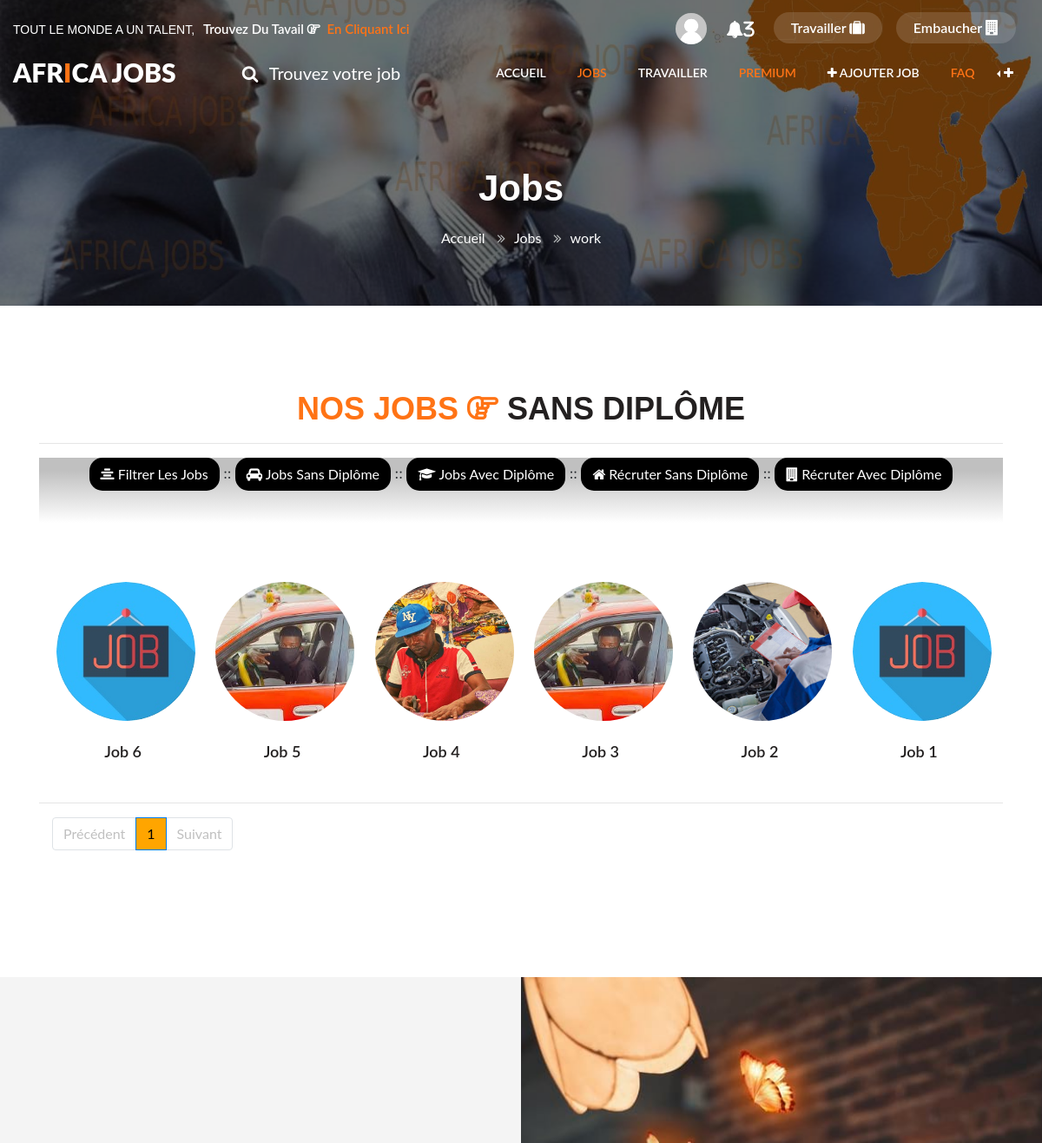
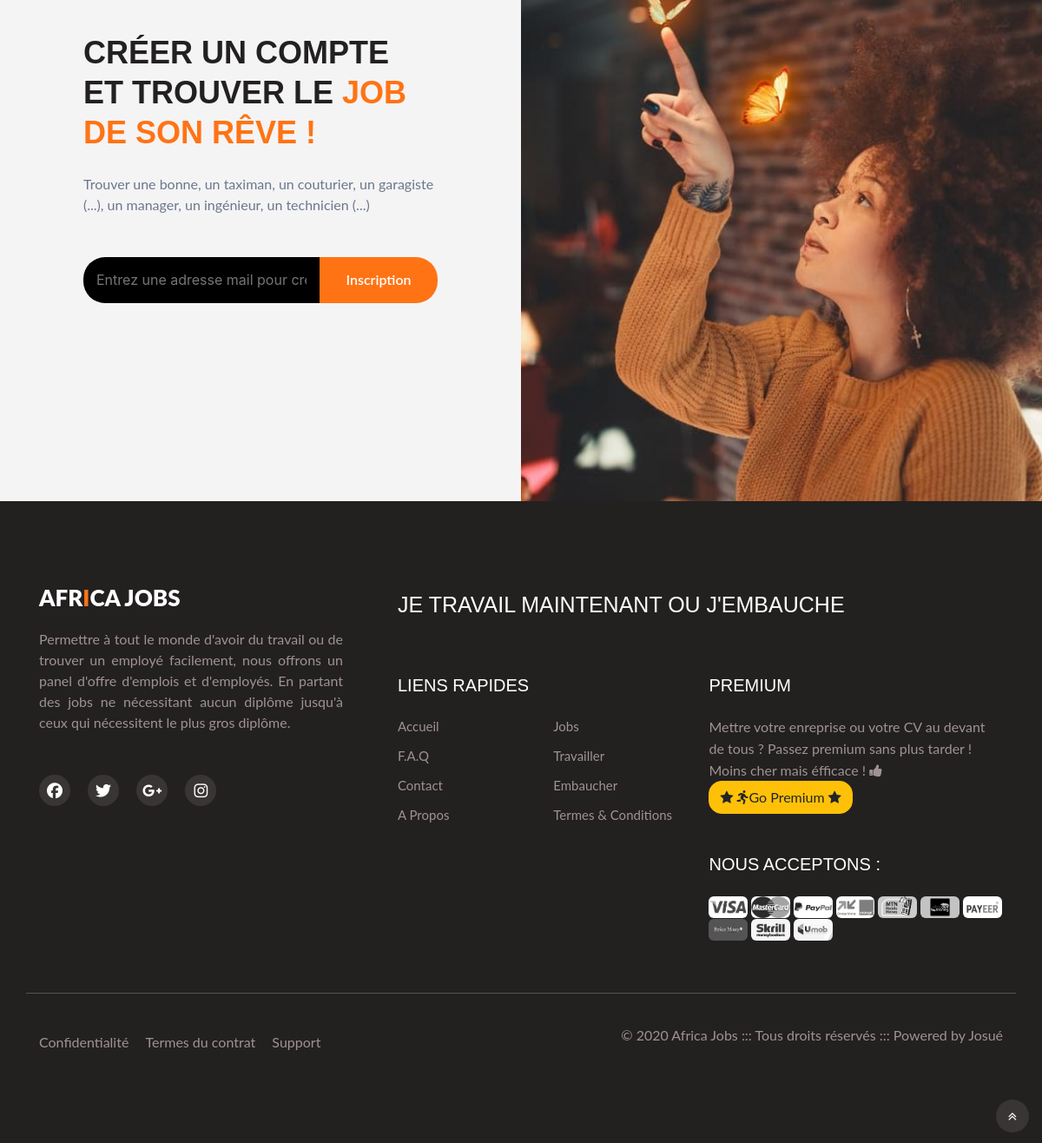
Page /jobs.php?type=work&categorie=sans-diplome on the committed database (2 pictures, top to bottom).
### tables this page shows
CREATE TABLE `clients` (
  `cl_id` int(11) NOT NULL,
  `cl_nom` varchar(20) NOT NULL,
  `cl_telephone` varchar(15) DEFAULT NULL,
  `cl_mail` varchar(60) DEFAULT NULL,
  `cl_mdp` varchar(100) NOT NULL,
  `cl_photo` varchar(20) NOT NULL DEFAULT 'user-default.png',
  `cl_type` varchar(10) NOT NULL,
  `cl_cherche_job` tinyint(1) NOT NULL DEFAULT '1',
  `cl_diplome` varchar(15) NOT NULL,
  `cl_niveau` varchar(50) DEFAULT NULL,
  `cl_description` tinytext,
  `cl_cv` varchar(20) DEFAULT NULL,
  `cl_derniere_co` date NOT NULL,
  `cl_date` date NOT NULL,
  `cl_accord_site` tinyint(1) NOT NULL DEFAULT '1'
);

CREATE TABLE `jobs` (
  `jb_id` int(11) NOT NULL,
  `cl_id` int(11) NOT NULL,
  `jb_titre` varchar(50) NOT NULL,
  `jb_description` text NOT NULL,
  `jb_photo` varchar(20) NOT NULL DEFAULT 'job-default.jpg',
  `jb_pays` varchar(30) NOT NULL,
  `jb_ville` varchar(30) NOT NULL,
  `jb_type` varchar(15) NOT NULL,
  `jb_categorie` varchar(15) NOT NULL,
  `jb_duree` varchar(10) NOT NULL,
  `jb_niveau` varchar(30) NOT NULL,
  `jb_date` date NOT NULL
);

### assets/includes/constants.php (called while the page is built, shortened)
<?php
$nom_site = "Africa Jobs";
?>

### assets/includes/functions.php (the view, shortened to what this page needs)
	<?php
function jobSection($Elt, $EltTxt, $type, $categorie, $cat, $groupe){
	include('assets/includes/identifiants.php');
	?>
	<section class="w3l-grids-hny-2">
		<div class="grids-hny-2-mian py-5">
			<div class="container py-lg-5">
				<h3 class="hny-title mb-0 text-center"><span>Nos Jobs</span> <span class="fa fa-hand-o-right"></span> <?php echo $EltTxt ?></h3>
				<hr>
				<div style="position:sticky; top:0px; text-align:center; background-image: linear-gradient(silver 20%, rgba(255,255,255,0.1)); padding-left:7px; padding-right:7px; padding-bottom:35px; z-index:990;">
					<button class="btn btn-default" onclick="openNav()" style="border-radius:15px; background:#000; color:#fff; margin-bottom:2px;"><span class="fa fa-align-center"></span> Filtrer Les Jobs</button> ::
					<a href="jobs.php?type=work&categorie=sans-diplome"><button class="btn btn-default" onclick="openNav()" style="border-radius:15px; background:#000; color:#fff; margin-bottom:2px;"><span class="fa fa-car"></span> Jobs Sans Diplôme</button></a> ::
					<a href="jobs.php?type=work&categorie=avec-diplome"><button class="btn btn-default" onclick="openNav()" style="border-radius:15px; background:#000; color:#fff; margin-bottom:2px;"><span class="fa fa-graduation-cap"></span> Jobs Avec Diplôme</button></a> ::
					<a href="jobs.php?type=hire&categorie=sans-diplome"><button class="btn btn-default" onclick="openNav()" style="border-radius:15px; background:#000; color:#fff; margin-bottom:2px;"><span class="fa fa-home"></span> Récruter Sans Diplôme</button></a> ::
					<a href="jobs.php?type=hire&categorie=avec-diplome"><button class="btn btn-default" style="border-radius:15px; background:#000; color:#fff; margin-bottom:2px;"><span class="fa fa-building"></span> Récruter Avec Diplôme</button></a>
				</div>
				<div class="welcome-grids row mt-5" id="main">
					<?php
					$page=(isset($_GET['p']))?(htmlspecialchars($_GET['p'])):1;
					$page = (int) $page;
					$maxElts = 24;
					$min=0;
					if ($cat=='tout'){
						$query=$db->prepare('SELECT COUNT(*) FROM jobs WHERE jb_type=:type');
						$query->bindValue(':type', $type, PDO::PARAM_STR);
						$query->execute();
						$nbr=$query->fetchcolumn();
						$query=$db->prepare('SELECT jb_id, jb_photo, jb_titre FROM jobs WHERE jb_type=:type ORDER BY jb_id DESC LIMIT :min, :max');
						$query->bindValue(':type', $type, PDO::PARAM_STR);
						$query->bindValue(':min', $min, PDO::PARAM_INT);
						$query->bindValue(':max', $maxElts, PDO::PARAM_INT);
						$query->execute();
					}
					if ($nbr==0){
						erreurWithImage("Aucun résultat trouvé <span class='fa fa-frown'></span>. Il semble qu'il n'y a rien ici pour l'instant. Essayez de filtrer en cliquand sur le bouton \"<strong>Filtrer Les Jobs</strong>\" ci-dessus <span class='fa fa-hand-o-up'></span>");
					}else{
						while ($data=$query->fetch()){
							?>
							<div class="col-lg-2 col-md-4 col-4 welcome-image">
								<div class="boxhny13" style="background-image:url('assets/images/jobs/<?php echo $data['jb_photo'] ?>'); height:160px; width:160px; border-radius:50%; background-position:center; background-size:cover;">
								</div>
								<?php if (strlen($data['jb_titre'])<=30) echo '<h4 class="title"><a href="job-infos.php?jb='.$data['jb_id'].'">'.$data['jb_titre'].'</a></h4>';
								else echo '<h4 class="title"><a href="job-infos.php?jb='.$data['jb_id'].'">'.substr($data['jb_titre'],0,28).'...</a></h4>'; ?>
							</div>
							<?php
						}
					}
					?>
				</div>
				<hr>
				<div class="container">
					<div class="row">
						<div class="col-12" style="margin-bottom: 50px">
							<center>
								<?php
								$query=$db->prepare('SELECT COUNT(*) FROM jobs WHERE jb_type=:type');
								$query->bindValue(':type', $type, PDO::PARAM_STR);
								$query->execute();
								$nbr_elt=$query->fetchcolumn();
								$nbr_pages = $nbr_elt/$maxElts;
								?>
								<ul class="pagination">
									<?php
									if ($page<=1){
										?>
										<li class="page-item disabled"><a class="page-link" href="" style="color:silver">Précédent</a></li>
										<?php
									}
									else{
										?>
										<li class="page-item"><a class="page-link" href="jobs.php?type=<?php echo $groupe ?>&categorie=<?php echo $categorie ?>&p=<?php echo $page-1; ?>" style="color:#000">Précédent</a></li>
										<?php
									}
									$limit=0;
									for ($p=0; $p<$nbr_pages; $p++){
										if ($p==$page-1){
											?>
											<li class="page-item active"><a class="page-link" href="jobs.php?type=<?php echo $groupe ?>&categorie=<?php echo $categorie ?>&p=<?php echo $page; ?>" style="color:#000; background:orange;"><?php echo $p+1; ?></a></li>
											<?php
										}
										else{
											?>
											<li class="page-item"><a class="page-link" href="jobs.php?type=<?php echo $groupe ?>&categorie=<?php echo $categorie ?>&p=<?php echo $p+1; ?>" style="color:#000"><?php echo $p+1; ?></a></li>
											<?php
										}
										$limit=$p;
									}
									if ($limit<$page){
										?>
										<li class="page-item disabled"><a class="page-link" href="" style="color:silver">Suivant</a></li>
										<?php
									}
									else{
										?>
										<li class="page-item"><a class="page-link" href="jobs.php?type=<?php echo $groupe ?>&categorie=<?php echo $categorie ?>&p=<?php echo $page+1; ?>" style="color:#000">Suivant</a></li>
										<?php
									}
								?>
								</ul>
							</center>
						</div>
					</div>
				</div>
			</div>
		</div>
	</section>
	<?php
}
	?>

### top.php (shortened to what this page needs)
<?php
include('assets/includes/constants.php');
?>
<!DOCTYPE html>
<html lang="fr">
    <head>
		<link rel="stylesheet" href="assets/css/style2.css">
		<link rel="stylesheet" href="https://cdnjs.cloudflare.com/ajax/libs/font-awesome/4.7.0/css/font-awesome.min.css">
        <?php
        if (isset($_SESSION['cl_nom']) and isset($_SESSION['cl_id'])){
            $cl_nom=$_SESSION['cl_nom'];
            $cl_id=$_SESSION['cl_id'];
        }
        else if (isset($_COOKIE['cl_nom']) and isset($_COOKIE['cl_id']))
        {
            $cl_nom=$_COOKIE['cl_nom'];
            $cl_id=$_COOKIE['cl_id'];
        }
        else
        {
            $cl_id = 1;
        }
        ?>
	</head>
	<body>
		<?php
		include('assets/includes/identifiants.php');
		include('assets/includes/functions.php');
		?>
		<section class="w3l-banner-slider-main inner-pagehny">
		  <div class="breadcrumb-infhny">
			<div class="top-header-content">
			  <header class="tophny-header">
				<div class="container-fluid">
				  <div class="top-right-strip row">
					<div class="top-hny-left-content col-lg-6 pl-lg-0">
					  <h6>Tout le monde a un talent, <a href="jobs.php">trouvez du tavail<span class="fa fa-hand-o-right hand-icon" aria-hidden="true"></span> <span class="hignlaite"> en cliquant ici </span></a></h6>
					</div>
					<ul class="top-hnt-right-content col-lg-6">
					  <li class="button-log usernhy">
						  <?php if ($cl_id<=0){ ?>
							<a class="btn-open" href="#" >
							  <span class="fa fa-user" aria-hidden="true" title="Connectez-vous à votre compte"></span>
							</a>
						  <?php }else{ ?>
							<a href="compte.php">
							  <?php
							  $clphoto=$db->prepare('SELECT cl_photo FROM clients WHERE cl_id=:id');
							  $clphoto->bindValue(':id', $cl_id, PDO::PARAM_INT);
							  $clphoto->execute();
							  $clphoto=$clphoto->fetch();
							  $clphoto=$clphoto['cl_photo'];
							  echo '<img src="assets/images/clients/'.$clphoto.'" class="img-fluid rounded-circle" title="Accéder à mon compte">';
							  ?>
							</a>
						  <?php } ?>
					  </li>
					  <li class="dropdown-menu2">
						  <?php
						  $notifs=$db->prepare('SELECT COUNT(*) FROM views WHERE vw_element="profile (cv)" AND vw_elt_id=:id AND vw_active=1');
						  $notifs->bindValue(':id', $cl_id, PDO::PARAM_INT);
						  $notifs->execute();
						  $nbr=$notifs->fetchcolumn();
						  $notifs=$db->prepare('SELECT COUNT(*) FROM views INNER jOIN jobs ON views.vw_elt_id=jobs.jb_id WHERE views.vw_element="offre d\'emploi" AND jobs.cl_id=:id AND vw_active=1');
						  $notifs->bindValue(':id', $cl_id, PDO::PARAM_INT);
						  $notifs->execute();
						  $nbr2=$notifs->fetchcolumn();
						  if ($nbr+$nbr2<=0){
							  	?><button class="menu-btn"><span class="fa fa-bell-slash"></span></button>
								<div class="menu-content">
									<i>Aucune notification</i>
								</div>
						  		<?php
						  }else{
						  		?><button class="menu-btn"><span class="fa fa-bell"><?php echo $nbr+$nbr2 ?></span></button>
						  		<?php
						  } ?>
					  </li>
					  <li class="transmitvcart galssescart2 cart cart box_1">
						  <a href="jobs.php#work">
						  <button class="top_transmitv_cart" type="submit" name="submit" value="">
								Travailler
							  	<span class="fa fa-suitcase"></span>
						  </button>
						  </a>
					  </li>
					  <li class="transmitvcart galssescart2 cart cart box_1">
						  <a href="jobs.php#hire">
						  <button class="top_transmitv_cart" type="submit" name="submit" value="">
								Embaucher
							  	<span class="fa fa-building"></span>
						  </button>
						  </a>
					  </li>
					</ul>
				  </div>
				</div>
				<nav class="navbar navbar-expand-lg navbar-light">
				  <div class="container-fluid serarc-fluid">
					<a class="navbar-brand" href="index.php">
					  <?php echo substr($nom_site,0,3) ?><span class="lohny"><?php echo substr($nom_site,3,1) ?></span><?php echo substr($nom_site,4) ?></a>
					<div class="search-right">
					  <a href="#search" title="search"><span class="fa fa-search mr-2" aria-hidden="true"></span>
						<span class="search-text">Trouvez votre job</span></a>
					</div>
					<div class="collapse navbar-collapse" id="navbarSupportedContent">
					  <ul class="navbar-nav ml-auto">
						<li class="nav-item">
						  <a class="nav-link" href="index.php">Accueil</a>
						</li>
						<li class="nav-item active">
						  <a class="nav-link" href="jobs.php" title="Voir les jobs et employés">Jobs</a>
						</li>
						<li class="nav-item">
						  <a class="nav-link" href="jobs.php#work" title="Trouver un job">Travailler</a>
						</li>
						<li class="nav-item active">
						  <a class="nav-link" href="go-premium.php" title="Embaucher quelqu'un">Premium</a>
						</li>
						<li class="nav-item">
						  <a class="nav-link" href="add-job.php" title="Ajouter un job"><span class="fa fa-plus"></span> Ajouter Job</a>
						</li>
						<li class="nav-item active">
						  <a class="nav-link" href="faq.php" title="Avez-vous une question ?">FAQ</a>
						</li>
						<li class="nav-item dropdown dropleft">
						  <a class="nav-link dropdown-toggle" href="#" id="plus" role="button" data-toggle="dropdown" aria-haspopup="true" aria-expanded="false" title="Plus d'infos"><span class="fa fa-plus"></span></a>
						</li>
					  </ul>
					</div>
				  </div>
				</nav>
			  </header>

### rows in the picture
clients: cl_photo (placeholder picture)
jobs: jb_photo (placeholder picture), jb_titre "Job 6"
jobs: jb_photo (picture), jb_titre "Job 5"
jobs: jb_photo (picture), jb_titre "Job 4"
jobs: jb_photo (picture), jb_titre "Job 3"
jobs: jb_photo (picture), jb_titre "Job 2"
jobs: jb_photo (placeholder picture), jb_titre "Job 1"

### other values in the picture
$nbr+$nbr2 "3"
substr($nom_site,0,3) "AFR"
substr($nom_site,3,1) "I"
substr($nom_site,4) "CA JOBS"
$title "Jobs"
$type "work"
$EltTxt "SANS DIPLÔME"
$nom_site "Africa Jobs"
